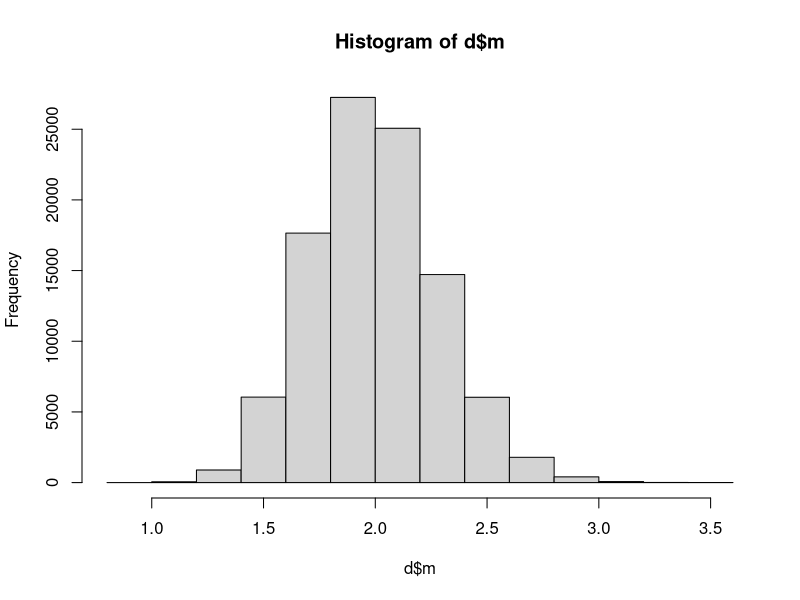
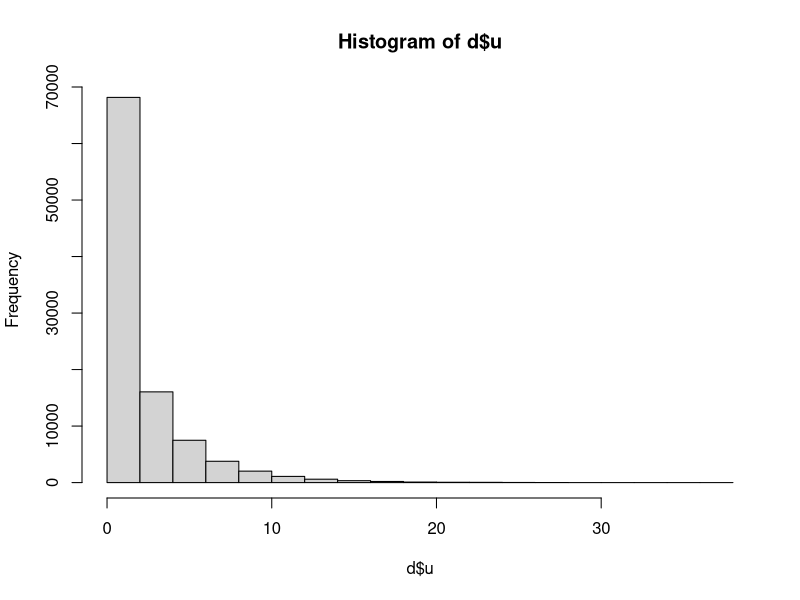
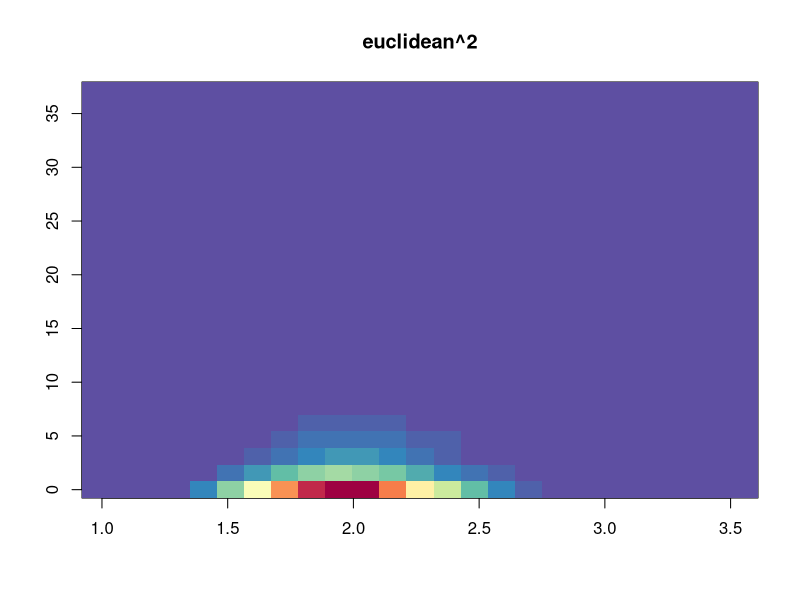
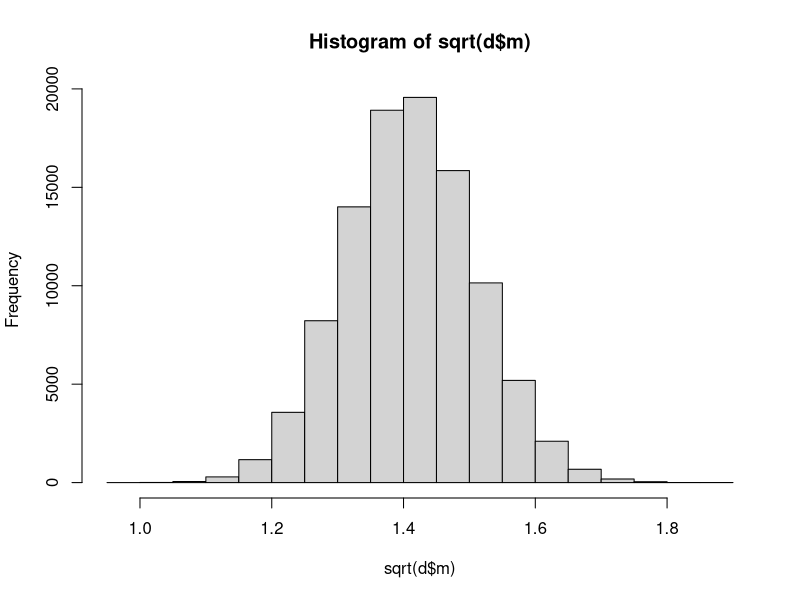
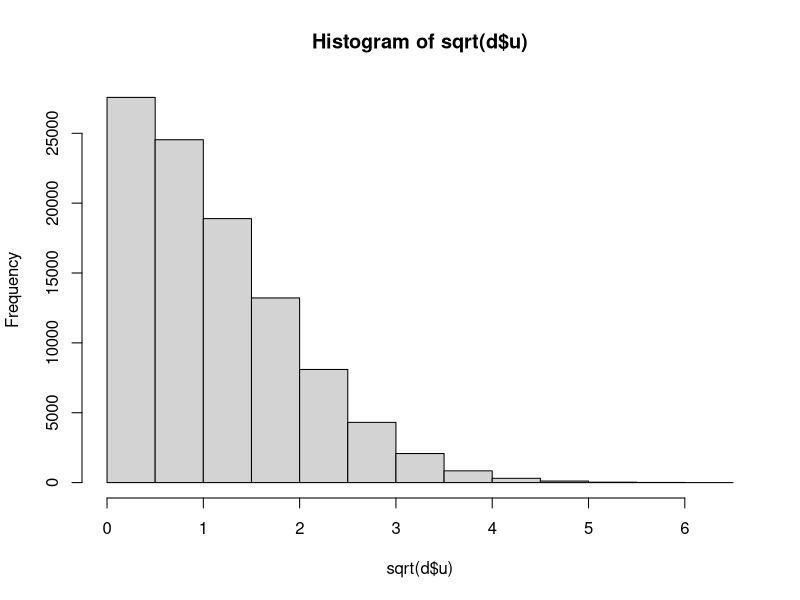
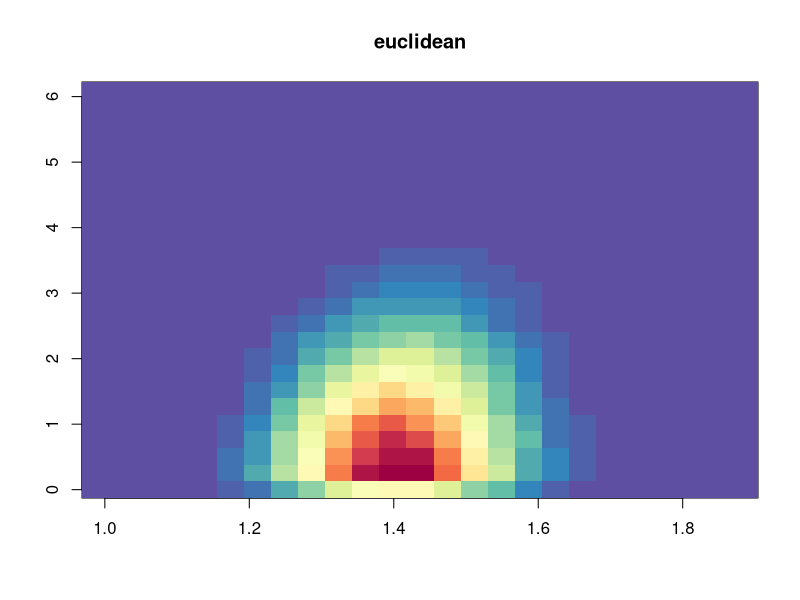
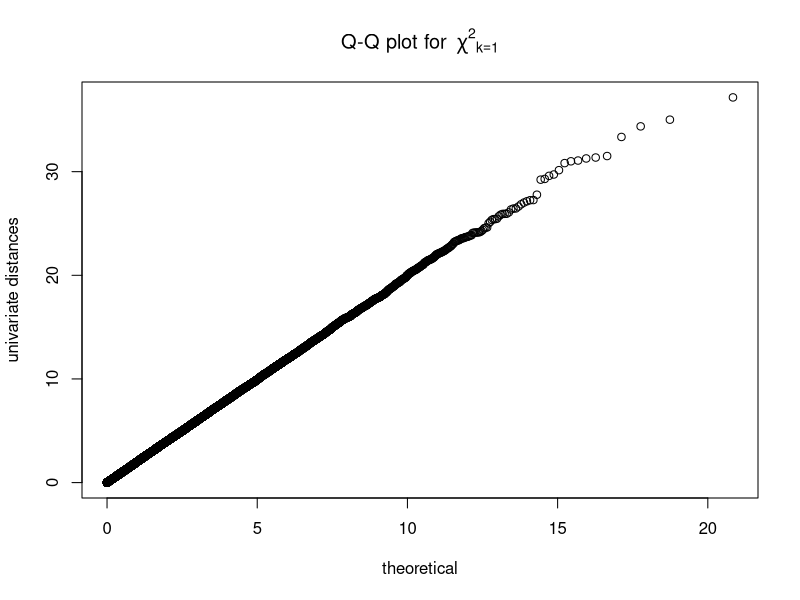
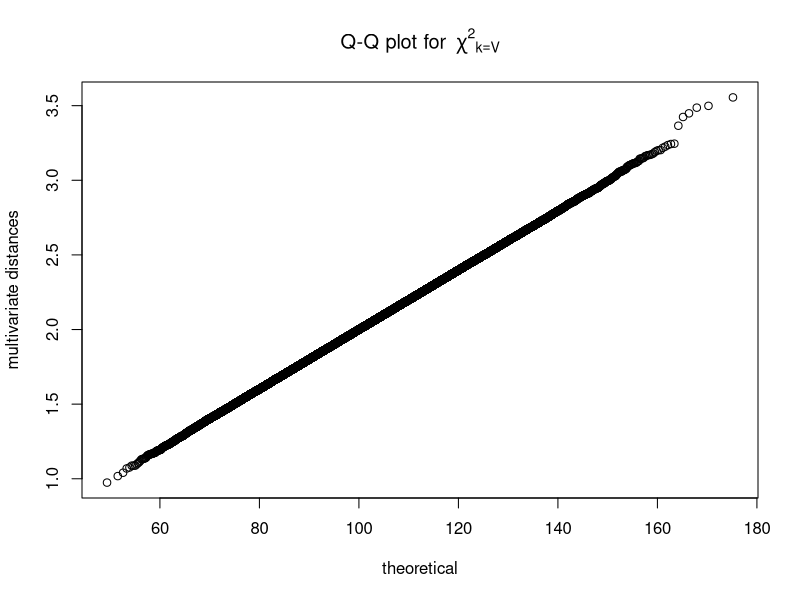

Reproduce these figures in R, in order. (Note: a time limit stopped this script after it produced the figures.)
## ---- chunk 1
knitr::opts_chunk$set(cache = TRUE)

library(knitr)
library(MASS)
library(RColorBrewer)

euclidean2 <- function(x, y) sum((x - y)^2)  ## squared euclidean distance

n_sim <- 1E5  ## number replicates
V <- 100  ## number voxels

rf <- colorRampPalette(rev(brewer.pal(11, 'Spectral')))  ## for palette
r <- rf(32)

## ---- chunk 2

d <- as.data.frame(matrix(NA, ncol = 2, nrow = n_sim))
names(d) <- c("m", "u")

for (ii in 1:n_sim) {

  x1 <- rnorm(V)
  x2 <- rnorm(V)
  
  d$m[ii] <- euclidean2(x1, x2) / V
  d$u[ii] <- euclidean2(sum(x1), sum(x2)) / V
  
}

## ---- chunk 3

colMeans(d)
apply(d, 2, var)
t.test(d$m, d$u, paired = TRUE)$statistic

hist(d$m)
hist(d$u)


kernel_d2 <- kde2d(d$m, d$u)
image(kernel_d2, col = r, main = "euclidean^2")

## ---- chunk 4

colMeans(sqrt(d))
t.test(sqrt(d$m), sqrt(d$u), paired = TRUE)$statistic

hist(sqrt(d$m))
hist(sqrt(d$u))
apply(sqrt(d), 2, var)

kernel_d <- kde2d(sqrt(d$m), sqrt(d$u))
image(kernel_d, col = r, main = "euclidean")

## ---- chunk 5

qqplot(
  qchisq(ppoints(n_sim), df = 1), 
  d$u, 
  main = expression("Q-Q plot for" ~~ {chi^2}[k == 1]),
  xlab = "theoretical",
  ylab = "univariate distances"
  )

qqplot(
  qchisq(ppoints(n_sim), df = V), 
  d$m, 
  main = expression("Q-Q plot for" ~~ {chi^2}[k == V]),
  xlab = "theoretical",
  ylab = "multivariate distances"
  )


## ---- chunk 6

d_univ <- as.data.frame(matrix(NA, ncol = 2, nrow = n_sim))
names(d_univ) <- c("m", "u")

for (ii in 1:n_sim) {

  x1 <- rnorm(V)
  x2 <- rnorm(V, mean = 10)
  
  d_univ$m[ii] <- euclidean2(x1, x2) / V
  d_univ$u[ii] <- euclidean2(sum(x1), sum(x2)) / V
  
}

## ---- chunk 7

colMeans(d_univ)
apply(d_univ, 2, var)
t.test(d_univ$m, d_univ$u, paired = TRUE)$statistic

hist(d_univ$m)
hist(d_univ$u)

kernel_d2_univ <- kde2d(d_univ$m, d_univ$u)
image(kernel_d2_univ, col = r, main = "euclidean^2")

## ---- chunk 8

d_multiv <- as.data.frame(matrix(NA, ncol = 2, nrow = n_sim))
names(d_multiv) <- c("m", "u")

for (ii in 1:n_sim) {

  x1 <- rnorm(V) + (V:1 - mean(1:V))/10  ## pattern across vertices, but across-voxel mean of 0
  x2 <- rnorm(V) + (1:V - mean(1:V))/10  ## opposite pattern
  
  d_multiv$m[ii] <- euclidean2(x1, x2) / V
  d_multiv$u[ii] <- euclidean2(sum(x1), sum(x2)) / V
  
}

## ---- chunk 9

colMeans(d_multiv)
apply(d_multiv, 2, var)
t.test(d_multiv$m, d_multiv$u, paired = TRUE)$statistic

hist(d_multiv$m)
hist(d_multiv$u)

kernel_d2_multiv <- kde2d(d_multiv$m, d_multiv$u)
image(kernel_d2_multiv, col = r, main = "euclidean^2")
